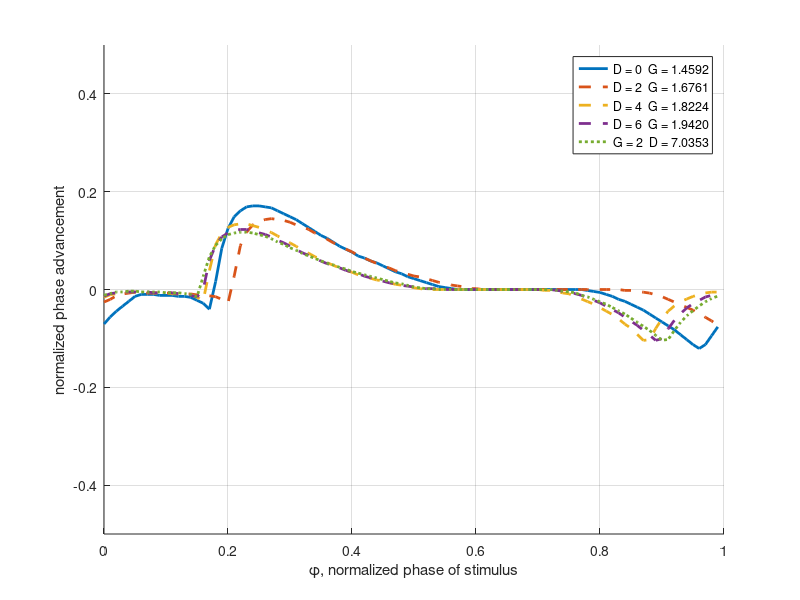
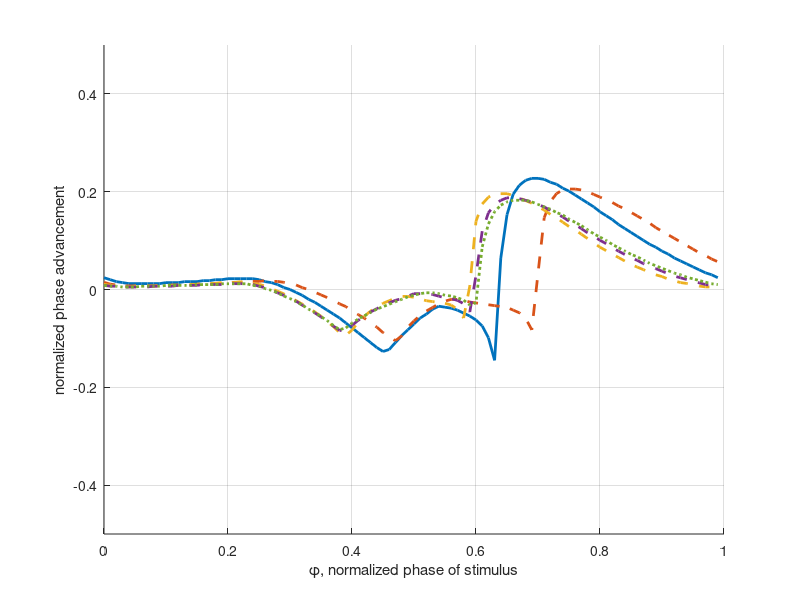

These figures' MATLAB source, in order:
clear all
clc

%% For inhibition
load ('PRC_nodrive-.mat')
N = phase_shift;
load ('PRC_D2-.mat')
D2 = phase_shift;
load ('PRC_D4-.mat')
D4 = phase_shift;
load ('PRC_D6-.mat')
D6 = phase_shift;
load ('PRC_shift-.mat')
S = phase_shift;

num_phase = 100;

figure(1)
hold on
plot((0:num_phase-1)/num_phase,N(2,:),'LineWidth',2)
plot((0:num_phase-1)/num_phase,D2(2,:),'--','LineWidth',2)
plot((0:num_phase-1)/num_phase,D4(2,:),'--','LineWidth',2)
plot((0:num_phase-1)/num_phase,D6(2,:),'--','LineWidth',2)
plot((0:num_phase-1)/num_phase,S(2,:),':','LineWidth',2)

grid on
ylim([-0.5 0.5])
set(gcf,'Position',[500 200 600 300])
xlabel('\phi, normalized phase of stimulus')
ylabel('normalized phase advancement')
% legend('D = 0  G = 1.6198','D = 2  G = 1.7812','D = 4  G = 1.9116','D = 6  G = 2.0251','G = 2  D = 5.5445')
legend('D = 0  G = 1.4592','D = 2  G = 1.6761','D = 4  G = 1.8224','D = 6  G = 1.9420','G = 2  D = 7.0353')
%% For excitation
load ('PRC_nodrive+.mat')
N = phase_shift;
load ('PRC_D2+.mat')
D2 = phase_shift;
load ('PRC_D4+.mat')
D4 = phase_shift;
load ('PRC_D6+.mat')
D6 = phase_shift;
load ('PRC_shift+.mat')
S = phase_shift;

num_phase = 100;
 
figure(2)
hold on
plot((0:num_phase-1)/num_phase,N(2,:),'LineWidth',2)
plot((0:num_phase-1)/num_phase,D2(2,:),'--','LineWidth',2)
plot((0:num_phase-1)/num_phase,D4(2,:),'--','LineWidth',2)
plot((0:num_phase-1)/num_phase,D6(2,:),'--','LineWidth',2)
plot((0:num_phase-1)/num_phase,S(2,:),':','LineWidth',2)
grid on
ylim([-0.5 0.5])
set(gcf,'Position',[500 200 600 300])
xlabel('\phi, normalized phase of stimulus')
ylabel('normalized phase advancement')
